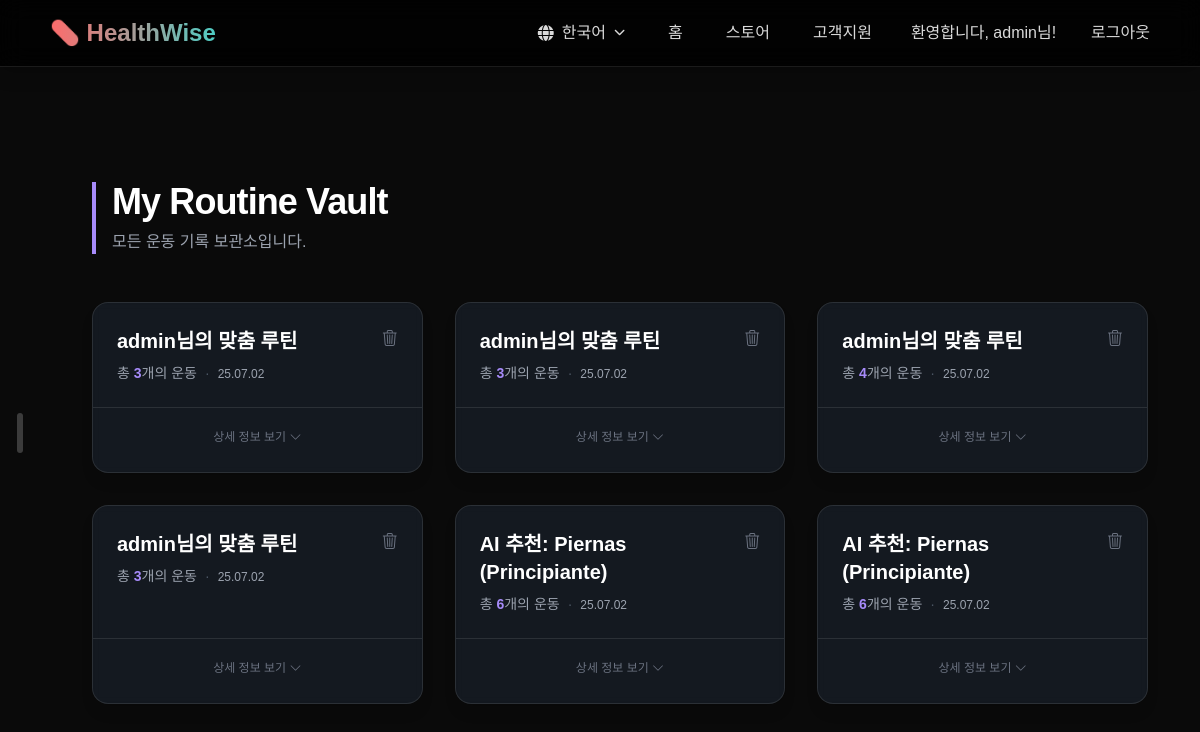
Before: /routine/my-routines/ (signed in) with the older database file.
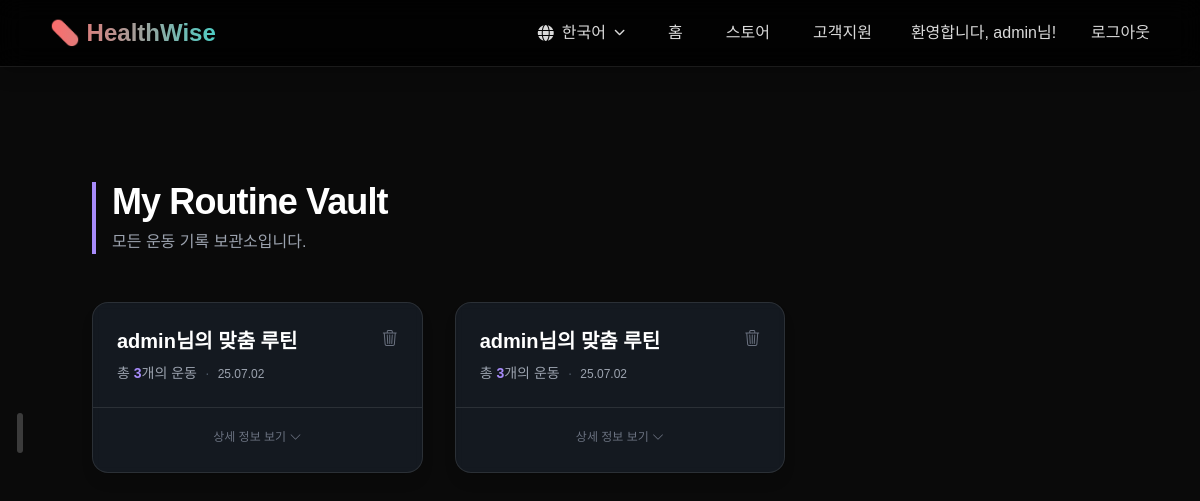
After: the same page with the newer database file.
### routine/models.py (models this page shows, shortened)
class Routine(models.Model):
    user = models.ForeignKey(settings.AUTH_USER_MODEL, on_delete=models.CASCADE, related_name='routines')
    name = models.CharField(max_length=100)
    exercises = models.ManyToManyField('Exercise', through='RoutineExercise', related_name='exercise_routines')
    created_at = models.DateTimeField(auto_now_add=True)

### routine/views.py (the view)
# urls.py: path('my-routines/', views.my_routines_view, name='my_routines'),
@login_required
def my_routines_view(request):
    user_routines = Routine.objects.filter(user=request.user).prefetch_related('routineexercise_set__exercise').order_by('-created_at')
    return render(request, 'routine/my_routines.html', {'routines': user_routines, 'active_menu': 'routine_list'})

### routine/models.py (called while the page is built)
    @property
    def localized_name(self):
        lang = translation.get_language()  # 현재 활성화된 언어 코드 (예: 'ko', 'en')
        if lang == 'en' and self.name_en:
            return self.name_en
        if lang == 'es' and self.name_es:
            return self.name_es
        return self.name  # 기본값 또는 해당하는 언어 필드가 없을 경우 한국어 이름 반환

    @property
    def localized_muscle_group(self):
        lang = translation.get_language()
        if lang == 'en' and self.muscle_group_en:
            return self.muscle_group_en
        if lang == 'es' and self.muscle_group_es:
            return self.muscle_group_es
        return self.muscle_group

    @property
    def localized_description(self):
        lang = translation.get_language()
        if lang == 'en' and self.description_en:
            return self.description_en
        if lang == 'es' and self.description_es:
            return self.description_es
        return self.description

### web/templatetags/custom_translate.py (called while the page is built)
@register.simple_tag
def t(key, **kwargs):
    return translate_text(key, **kwargs)

### routine/templates/routine/my_routines.html (shortened to what this page needs)
{% extends 'web/dashboard_sliding_base.html' %}
{% load static custom_translate i18n %}
{% block page_content %}
<script src="https://cdn.tailwindcss.com"></script>
<div class="p-4 sm:p-8">
    <header class="text-left mb-12">
        <div class="border-l-4 border-violet-400 pl-4">
            <h1 class="text-3xl sm:text-4xl font-bold tracking-tight text-white">{% t "My Routine Vault" %}</h1>
            <p class="text-md text-gray-400 mt-2">
              {% t "모든 운동 기록 보관소입니다." %}
            </p>
        </div>
    </header>
    {% if routines %}
        <div class="grid grid-cols-1 md:grid-cols-2 lg:grid-cols-3 gap-8">
            {% for routine in routines %}
                <div class="routine-card flex flex-col bg-gray-800/50 backdrop-blur-sm border border-white/10 rounded-2xl shadow-lg transition-all duration-300 hover:border-violet-500/50 hover:shadow-2xl hover:shadow-violet-500/10">
                    <a href="{% url 'routine:routine_plan_detail' routine.id %}" class="block p-6 flex-grow no-underline">
                        <div class="flex justify-between items-start">
                            <h2 class="text-xl font-bold text-white mb-2">{{ routine.name }}</h2>
                            <form id="delete-form-{{ routine.id }}" method="post" action="{% url 'routine:delete_routine' routine.id %}" class="inline">
                                <button type="button" onclick="confirmDelete(event, '{{ routine.id }}')" class="text-gray-500 hover:text-red-400 transition-colors" title="{% t '삭제하기' %}"><i class="bi bi-trash3"></i></button>
                            </form>
                        </div>
                        <p class="text-sm text-gray-400">{% t '총' %} <span class="font-bold text-violet-400">{{ routine.exercises.count }}</span>{% t '개의 운동' %}<span class="mx-2 text-gray-600">·</span><span class="text-xs">{{ routine.created_at|date:"y.m.d" }}</span></p>
                    </a>
                    <div class="card-footer text-center mt-auto p-6 pt-4 border-t border-white/10">
                        <span class="text-xs text-gray-500">{% t "상세 정보 보기" %} <i class="bi bi-chevron-down reveal-icon inline-block"></i></span>
                    </div>
                </div>
            {% endfor %}
        </div>
    {% endif %}
</div>
{% endblock %}

Changed rows visible on the page:
removed Routine: name "admin님의 맞춤 루틴", t "총", exercises.count "4", t "개의 운동", created_at "25.07.02", t "상세 정보 보기"
removed Routine: name "admin님의 맞춤 루틴", t "총", exercises.count "3", t "개의 운동", created_at "25.07.02", t "상세 정보 보기"
removed Routine: name "AI 추천: Piernas (Principiante)", t "총", exercises.count "6", t "개의 운동", created_at "25.07.02", t "상세 정보 보기"
removed Routine: name "AI 추천: Piernas (Principiante)", t "총", exercises.count "6", t "개의 운동", created_at "25.07.02", t "상세 정보 보기"
